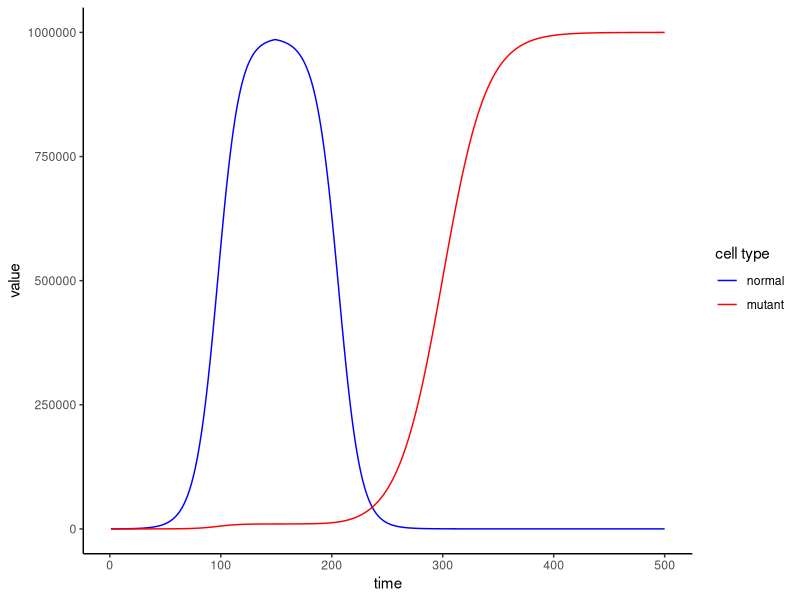

The R source for this figure:
# Models a normal and mutant population of cells in an environment with carrying capacity of 1,000,000
k=1000000
# Total experiment is allowed to last 500 timesteps, with a treatment administered part way 
ts=500
# Sets coefficients to reflect various cell populations pre and post treatment
rN1=0.1
rM1=0.1
rN2=-.1
rM2=0.05

#sets dataframe for each population
Ns=data.frame(time=1:ts,sim1=rep(0,ts))
Ms=data.frame(time=1:ts,sim1=rep(0,ts))

#sets total cells 100, with 99 normal cells and 1 mutated cell initially for this example
Ns[1,2]=99
Ms[1,2]=1

#simulates population growth with introduction of treatment at timestep 150 and adds to respective dataframe
for(t in 2:ts){
  if(t<150){
    Ns$sim1[t] <- Ns$sim1[t-1]+rN1*Ns$sim1[t-1]*(1-((Ns$sim1[t-1]+Ms$sim1[t-1])/k))
    Ms$sim1[t] <- Ms$sim1[t-1]+rM1*Ms$sim1[t-1]*(1-((Ns$sim1[t-1]+Ms$sim1[t-1])/k))}
  else{
    Ns$sim1[t] <- Ns$sim1[t-1]+rN2*Ns$sim1[t-1]*(1-((Ns$sim1[t-1]+Ms$sim1[t-1])/k))
    Ms$sim1[t] <- Ms$sim1[t-1]+rM2*Ms$sim1[t-1]*(1-((Ns$sim1[t-1]+Ms$sim1[t-1])/k))}
}

#consolidates data to singlular spread sheet for ease of graphing and data management
library(reshape2)
Ns$sim2=Ms$sim1
Ns=melt(Ns,id.vars="time")

# plots simulation
library(ggplot2)
ggplot(data=Ns,aes(x=time,y=value,color=variable)) + geom_line() + theme_classic() + labs(color="cell type") +scale_color_manual(labels = c("normal", "mutant"), values = c("blue", "red"))

